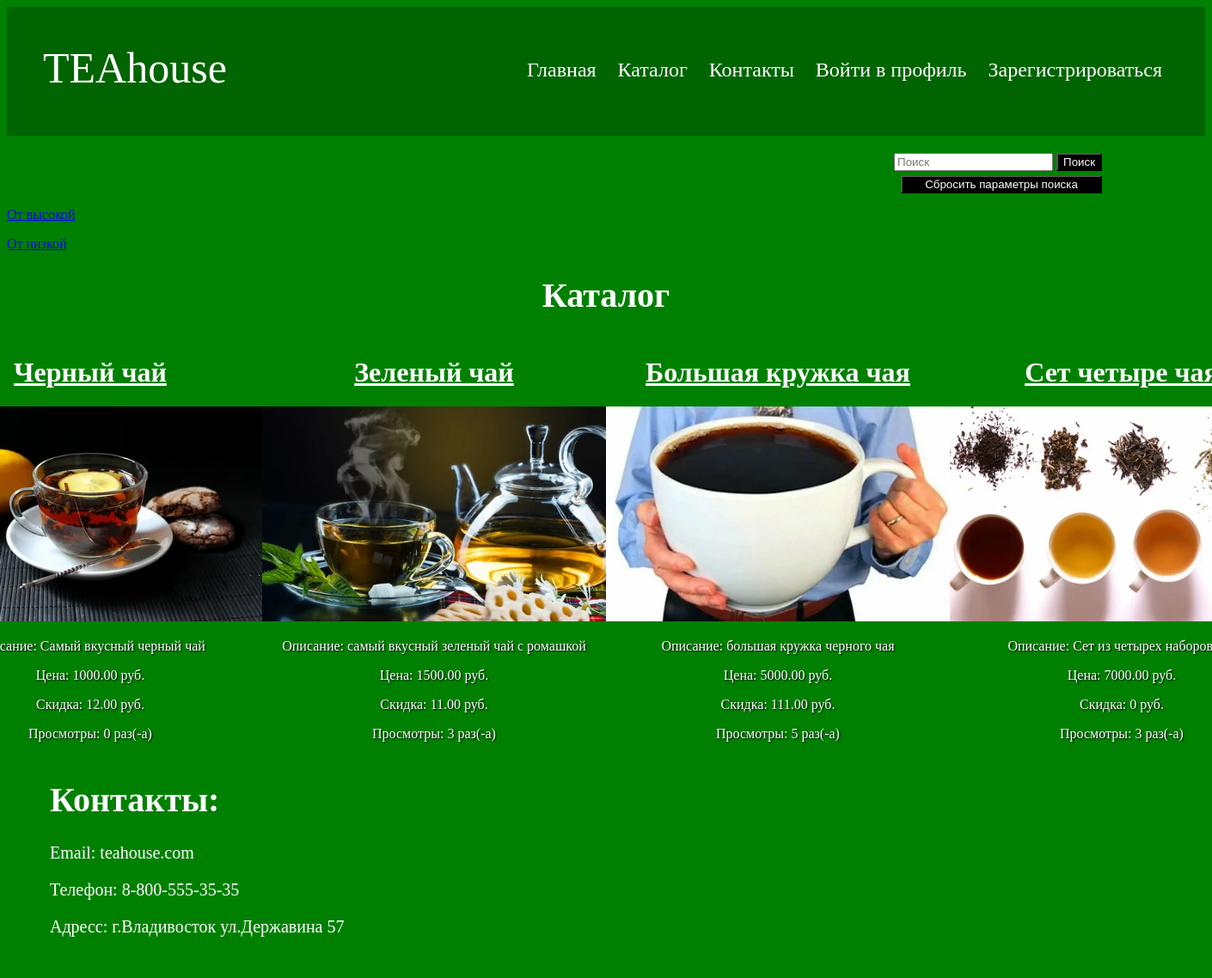
/productsl/, run on the app's committed database.
### shopapp/models.py (models this page shows)
class Product(models.Model):
    class Meta:
        ordering = ["name", "price"]
    name = models.CharField(max_length=100)
    description = models.TextField(null=False, blank=True)
    price = models.DecimalField(default=0, max_digits=8, decimal_places=2)
    discount = models.DecimalField(default=0, max_digits=8, decimal_places=2)
    created_at = models.DateTimeField(auto_now_add=True)
    views_count = models.DecimalField(default=0, max_digits=8, decimal_places=0)
    preview = models.ImageField(null=True, blank=True, upload_to=product_preview_directory_path)

### shopapp/views.py (the view)
# urls.py: path("productsl/", ProductSortLView.as_view(), name="product-sortl"),
class ProductSortLView(ListView):
    template_name = "shopapp/products-list.html"
    context_object_name = "products"
    queryset = Product.objects.all().order_by('price')

### shopapp/templates/shopapp/products-list.html (shortened to what this page needs)
{% extends 'shopapp/base.html' %}
{% block body %}
    <div style="text-align: right; padding-right: 120px; padding-top: 20px;">
        <form action="{% url 'shopapp:search' %}" method="GET">
            <input type="search" type="text" name="q" placeholder="Поиск">
            <button style="text-shadow: 1px 1px 2px black; color: white; background-color: black;" type="submit">Поиск</button>
            <br>
            <button style="margin-top: 5px; width: 234px; text-shadow: 1px 1px 2px black; color: white; background-color: black;" type="submit">Сбросить параметры поиска</button>
        </form>
    </div>
    <p><a href="{% url 'shopapp:product-sorth' %}">От высокой </a></p>
    <p><a href="{% url 'shopapp:product-sortl' %}">От низкой </a></p>
    <h1 style="text-align: center; color: white; font-size: 40px;">Каталог </h1>
     {% if products %}
        <div  style="display: flex; justify-content: center;">
            {% for product in products %}
                <div style="color: white; text-align: center;">
                    <h1><a style="text-decoration: underline; color: white;" href="{% url 'shopapp:product_details' pk=product.pk %}">{{ product.name }}</a></h1>
                    <div>
                        {% if product.preview %}
                          <img style="width: 400px; height: 250px" src="{{ product.preview.url }}" alt="{{ product.preview.name }}">
                        {% endif %}
                    </div>
                    <p style="text-shadow: 1px 1px 2px black;">Описание: {{ product.description }}</p>
                    <p style="text-shadow: 1px 1px 2px black;">Цена: {{ product.price }} руб.</p>
                    <p style="text-shadow: 1px 1px 2px black;">Скидка: {% firstof product.discount '0' %} руб.</p>
                    <p style="text-shadow: 1px 1px 2px black;">Просмотры: {{ product.views_count }} раз(-a)</p>
                </div>
            {% endfor %}
        </div>
    {% else %}
        <h3>Тут пока ничего нет :(</h3>
    {% endif %}
{% endblock %}

### shopapp/static/shopapp/css/style.css (style rules this page uses)
body { background-color: rgb(0, 128, 0); }

### data on the page
Product: name "Черный чай", preview (picture), description "Самый вкусный черный чай", price "1000.00", discount "12.00", views_count "0"
Product: name "Зеленый чай", preview (picture), description "самый вкусный зеленый чай с ромашкой", price "1500.00", discount "11.00", views_count "3"
Product: name "Большая кружка чая", preview (picture), description "большая кружка черного чая", price "5000.00", discount "111.00", views_count "5"
Product: name "Сет четыре…", preview (picture), description "Сет из четырех наборов…", price "7000.00", discount "0", views_count "3"
